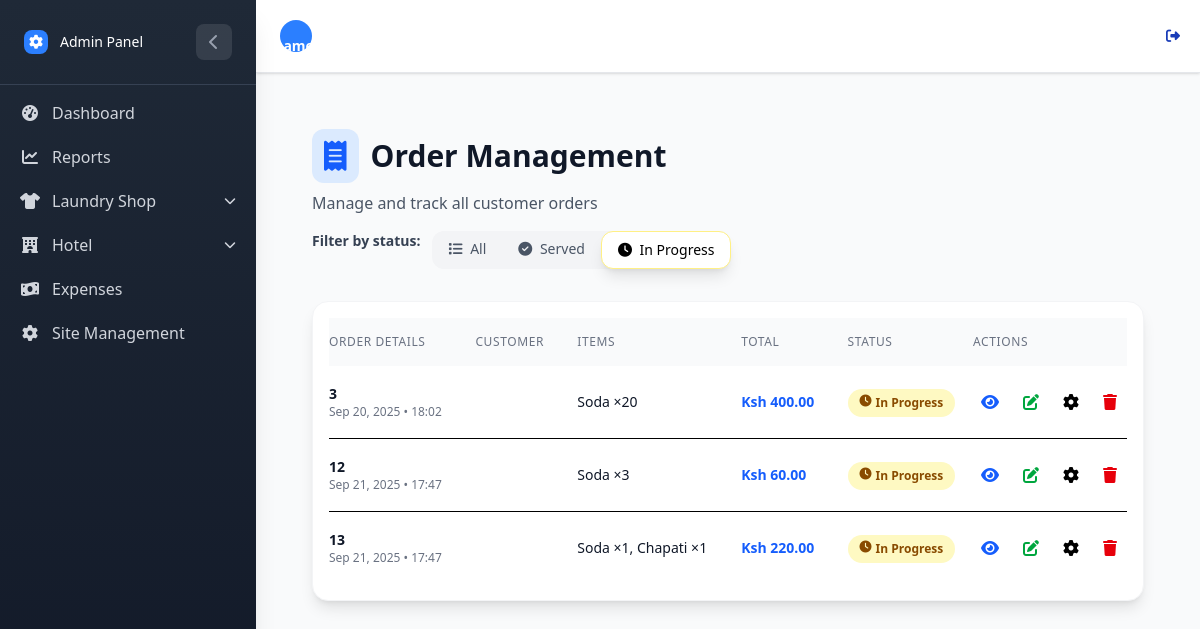
/Hotel/orders/ (signed in), run on the app's committed database.
### HotelApp/models.py (models this page shows, shortened)
class Order(models.Model):
    created_by = models.ForeignKey(
        settings.AUTH_USER_MODEL,
        on_delete=models.CASCADE
    )
    STATUS_CHOICE = [
        ('Served', 'Served'),
        ('In Progress', 'In Progress'),
    ]
    order_status = models.CharField(
        choices=STATUS_CHOICE,
        default='In Progress',   # ✅ fixed mismatch
        db_index=True
    )
    created_at = models.DateTimeField(auto_now_add=True, db_index=True)

class OrderItem(models.Model):
    order = models.ForeignKey(Order, on_delete=models.CASCADE, related_name="order_items")
    food_item = models.ForeignKey(FoodItem, on_delete=models.CASCADE)
    quantity = models.PositiveIntegerField(default=1)

class FoodItem(models.Model):
    category = models.ForeignKey(FoodCategory, on_delete=models.CASCADE, related_name="items")
    name = models.CharField(max_length=100, db_index=True)
    price = models.DecimalField(max_digits=10, decimal_places=2)
    image = models.ImageField(upload_to=food_item_image_path, blank=True, null=True)
    created_by =  models.ForeignKey(
        settings.AUTH_USER_MODEL,
        on_delete=models.CASCADE)
    quantity = models.PositiveIntegerField(default=0)  # how many portions are available
    is_available = models.BooleanField(default=False, db_index=True)  # marked available by seller

### HotelApp/views.py (the view)
# urls.py: path('orders/', views.order_list, name='order_list'),
@login_required
def order_list(request):
    status_filter = request.GET.get('order_status', 'In Progress')
    orders = Order.objects.all().prefetch_related('order_items')
    if status_filter:
        orders = orders.filter(order_status=status_filter)
    for order in orders:
        total = 0
        for item in order.order_items.all():
            total += item.quantity * item.food_item.price
        order.total_amount = total
    return render(request, 'food/order_list.html', {
        'orders': orders,
        'status_filter': status_filter
    })

### HotelApp/templates/food/order_list.html (shortened to what this page needs)
{% extends 'home.html' %}
{% block content %}
<div class="w-full px-4 sm:px-6 lg:px-8 py-8">
    <div class="flex flex-col lg:flex-row justify-between items-start lg:items-center mb-8 gap-4">
        <div>
            <h1 class="text-3xl font-bold text-gray-900 flex items-center">
                <i class="fas fa-receipt text-blue-600 mr-3 bg-blue-100 p-3 rounded-xl"></i>
                Order Management
            </h1>
            <p class="text-gray-600 mt-2">Manage and track all customer orders</p>
        </div>
        <div class="flex flex-col sm:flex-row gap-3">
            <span class="text-sm font-semibold text-gray-700 self-center">Filter by status:</span>
            <div class="flex bg-gray-100 rounded-xl p-1.5 shadow-inner">
                <a href="{% url 'hotel:order_list' %}"
                    class="px-4 py-2 text-sm font-medium rounded-xl transition-all duration-200
                          {% if not status_filter %}bg-white text-blue-600 shadow-lg border border-blue-200{% else %}text-gray-600 hover:text-gray-800 hover:bg-gray-200{% endif %}">
                    <i class="fas fa-list mr-1"></i> All
                </a>
                <a href="{% url 'hotel:order_list' %}?order_status=Served"
                    class="px-4 py-2 text-sm font-medium rounded-xl transition-all duration-200
                          {% if status_filter == 'Served' %}bg-white text-green-600 shadow-lg border border-green-200{% else %}text-gray-600 hover:text-gray-800 hover:bg-gray-200{% endif %}">
                    <i class="fas fa-check-circle mr-1"></i> Served
                </a>
                <a href="{% url 'hotel:order_list' %}?order_status=In Progress"
                    class="px-4 py-2 text-sm font-medium rounded-xl transition-all duration-200
                          {% if status_filter == 'In Progress' %}bg-white text-yellow-600 shadow-lg border border-yellow-200{% else %}text-gray-600 hover:text-gray-800 hover:bg-gray-200{% endif %}">
                    <i class="fas fa-clock mr-1"></i> In Progress
                </a>
            </div>
        </div>
    </div>
    {% if orders %}
    <div class="bg-white rounded-2xl shadow-lg border border-gray-100 overflow-hidden p-4">
        <div class="overflow-x-auto">
            <table class="w-full">
                <thead class="bg-gray-50">
                    <tr>
                        <th class="pl-6 pr-4 py-4 text-left text-xs font-medium text-gray-500 uppercase tracking-wider">
                            Order Details</th>
                        <th class="px-4 py-4 text-left text-xs font-medium text-gray-500 uppercase tracking-wider">
                            Customer</th>
                        <th class="px-4 py-4 text-left text-xs font-medium text-gray-500 uppercase tracking-wider">Items
                        </th>
                        <th class="px-4 py-4 text-left text-xs font-medium text-gray-500 uppercase tracking-wider">Total
                        </th>
                        <th class="px-4 py-4 text-left text-xs font-medium text-gray-500 uppercase tracking-wider">
                            Status</th>
                        <th class="pr-6 pl-4 py-4 text-left text-xs font-medium text-gray-500 uppercase tracking-wider">
                            Actions</th>
                    </tr>
                </thead>
                <tbody class="bg-white divide-y divide-gray-100">
                    {% for order in orders %}
                    <tr class="hover:bg-gray-50 transition-colors">
                        <td class="pl-6 pr-4 py-4 whitespace-nowrap h-32">
                            <div>
                                <div class="text-sm font-bold text-gray-900">{{ order.id }}</div>
                                <div class="text-xs text-gray-500">{{ order.created_at|date:"M d, Y • H:i" }}</div>
                            </div>
                        </td>
                        <td class="px-4 py-4 whitespace-nowrap">
                        </td>
                        <td class="px-4 py-4">
                            <div class="text-sm text-gray-900">
                                {% for order_item in order.order_items.all|slice:":2" %}
                                {{ order_item.food_item.name }} ×{{ order_item.quantity }}{% if not forloop.last %}, {% endif %}
                                {% endfor %}
                            </div>
                        </td>
                        <td class="px-4 py-4 whitespace-nowrap text-sm font-bold text-blue-600">
                            Ksh {{ order.total_amount|floatformat:2 }}
                        </td>
                        <td class="px-4 py-4 whitespace-nowrap">
                            {% if order.order_status == 'Served' %}
                            <span
                                class="px-3 py-1.5 inline-flex text-xs leading-5 font-semibold rounded-full bg-green-100 text-green-800">
                                <i class="fas fa-check-circle mr-1"></i> Served
                            </span>
                            {% elif order.order_status == 'In Progress' %}
                            <span
                                class="px-3 py-1.5 inline-flex text-xs leading-5 font-semibold rounded-full bg-yellow-100 text-yellow-800">
                                <i class="fas fa-clock mr-1"></i> In Progress
                            </span>
                            {% else %}
                            <span
                                class="px-3 py-1.5 inline-flex text-xs leading-5 font-semibold rounded-full bg-gray-100 text-gray-800">
                                <i class="fas fa-hourglass-half mr-1"></i> {{ order.get_order_status_display }}
                            </span>
                            {% endif %}
                        </td>
                        <td class="pr-6 pl-4 py-4 whitespace-nowrap">
                            <div class="flex items-center space-x-2">
                                <a href="{% url 'hotel:order_detail' order.pk %}"
                                    class="p-2 text-blue-600 hover:text-blue-800 hover:bg-blue-50 rounded-lg transition-colors"
                                    title="View Order">
                                    <i class="fas fa-eye"></i>
                                </a>
                                <a href="{% url 'hotel:order_edit' order.pk %}"
                                    class="p-2 text-green-600 hover:text-green-800 hover:bg-green-50 rounded-lg transition-colors"
                                    title="Edit Order">
                                    <i class="fas fa-edit"></i>
                                </a>
                                <div class="relative">
                                    <button
                                        class="p-2 text-purple-600 hover:text-purple-800 hover:bg-purple-50 rounded-lg transition-colors"
                                        onclick="toggleDropdown('status-dropdown-{{ order.id }}')"
                                        title="Change Status">
                                        <i class="fas fa-cog"></i>
                                    </button>
                                </div>
                                <button onclick="confirmDelete('{{ order.id }}')"
                                    class="p-2 text-red-600 hover:text-red-800 hover:bg-red-50 rounded-lg transition-colors"
                                    title="Delete Order">
                                    <i class="fas fa-trash"></i>
                                </button>
                            </div>
                        </td>
                    </tr>
                    {% endfor %}
                </tbody>
            </table>
        </div>
    </div>
    {% endif %}
</div>
{% endblock %}

### HotelApp/templates/food/order_list.html (style rules this page uses)
tr { transition: all 0.2s ease; }

### data on the page
Order: id "3", created_at "Sep 20, 2025 • 18:02", total_amount "400.00", order_status "In Progress" (drawn)
OrderItem: food_item.name "Soda", quantity "20"
Order: id "12", created_at "Sep 21, 2025 • 17:47", total_amount "60.00", order_status "In Progress" (drawn)
OrderItem: food_item.name "Soda", quantity "3"
Order: id "13", created_at "Sep 21, 2025 • 17:47", total_amount "220.00", order_status "In Progress" (drawn)
OrderItem: food_item.name "Soda", quantity "1"
OrderItem: food_item.name "Chapati", quantity "1"
